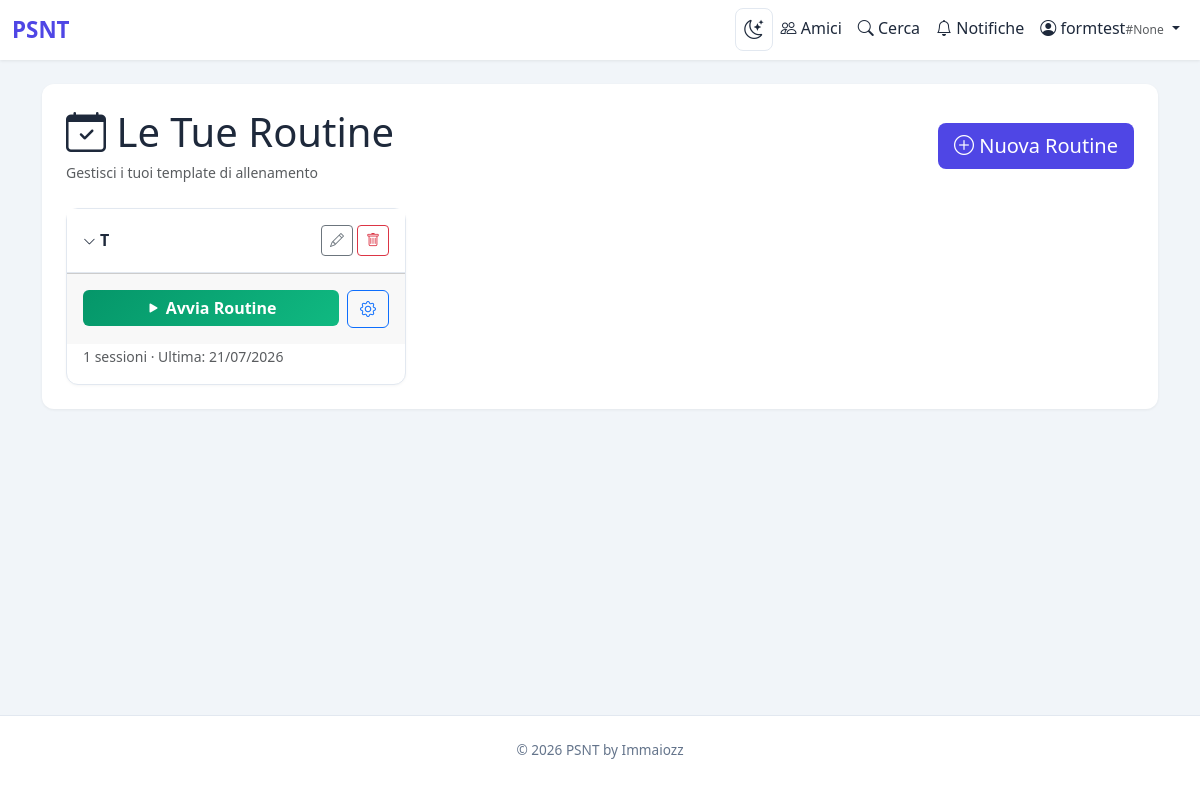
The page /dashboard (signed in) on the database its author committed.
### flask_app.py (models this page shows, shortened)
class User(UserMixin, db.Model):
    id = db.Column(db.Integer, primary_key=True)
    username = db.Column(db.String(80), unique=True, nullable=False, index=True)
    email = db.Column(db.String(120), unique=True, nullable=False, index=True)
    password_hash = db.Column(db.String(255), nullable=False)
    profile_image = db.Column(db.Text, nullable=True)
    friend_code = db.Column(db.String(4), unique=True, nullable=True, index=True)
    public_token = db.Column(db.String(36), unique=True, nullable=True, index=True)
    is_admin = db.Column(db.Boolean, default=False, nullable=False)
    created_at = db.Column(db.DateTime, default=datetime.utcnow)
    routines = db.relationship('Routine', backref='user', lazy=True, cascade='all, delete-orphan')
    routine_exercises = db.relationship('RoutineExercise', backref='user', lazy=True, cascade='all, delete-orphan')
    routine_sessions = db.relationship('RoutineSession', backref='user', lazy=True, cascade='all, delete-orphan')
    workouts = db.relationship('Workout', backref='user', lazy=True, cascade='all, delete-orphan')
    weight_history = db.relationship('WeightHistory', backref='user', lazy=True, cascade='all, delete-orphan')

class Routine(db.Model):
    id = db.Column(db.Integer, primary_key=True)
    user_id = db.Column(db.Integer, db.ForeignKey('user.id'), nullable=False)
    name = db.Column(db.String(50), nullable=False)
    position = db.Column(db.Integer, nullable=False, default=0)
    public_token = db.Column(db.String(36), unique=True, nullable=True, index=True)
    created_at = db.Column(db.DateTime, default=datetime.utcnow)
    exercises = db.relationship('RoutineExercise', backref='routine', lazy=True, cascade='all, delete-orphan',
                                order_by='RoutineExercise.position.asc()')
    sessions = db.relationship('RoutineSession', backref='routine', lazy=True, cascade='all, delete-orphan')

class RoutineSession(db.Model):
    id = db.Column(db.Integer, primary_key=True)
    routine_id = db.Column(db.Integer, db.ForeignKey('routine.id'), nullable=False)
    user_id = db.Column(db.Integer, db.ForeignKey('user.id'), nullable=False)
    date = db.Column(db.Date, nullable=False, default=datetime.utcnow)
    created_at = db.Column(db.DateTime, default=datetime.utcnow)
    workouts = db.relationship('Workout', backref='session', lazy=True, cascade='all, delete-orphan')

### flask_app.py (the view)
@app.route("/dashboard")
@login_required
def dashboard():
    routines = Routine.query.filter_by(user_id=current_user.id).order_by(Routine.position.asc()).all()
    if not routines:
        return render_template("index.html", routine_data=[])
    routine_ids = [r.id for r in routines]
    ex_by_routine = {}
    for re in RoutineExercise.query.filter(RoutineExercise.routine_id.in_(routine_ids)).order_by(RoutineExercise.position.asc()).all():
        ex_by_routine.setdefault(re.routine_id, []).append(re)
    count_by_routine = dict(
        db.session.query(
            RoutineSession.routine_id,
            func.count(RoutineSession.id)
        ).filter(RoutineSession.routine_id.in_(routine_ids), RoutineSession.user_id == current_user.id
        ).group_by(RoutineSession.routine_id).all()
    )
    last_sessions = RoutineSession.query.filter(
        RoutineSession.routine_id.in_(routine_ids),
        RoutineSession.user_id == current_user.id
    ).order_by(RoutineSession.date.desc()).all()
    last_dates = {}
    for s in last_sessions:
        if s.routine_id not in last_dates:
            last_dates[s.routine_id] = s.date
    routine_data = []
    for r in routines:
        routine_data.append({
            "routine": r,
            "exercises": ex_by_routine.get(r.id, []),
            "last_session": last_dates.get(r.id),
            "session_count": count_by_routine.get(r.id, 0),
        })
    return render_template("index.html", routine_data=routine_data)

### flask_app.py (called while the page is built)
@login_manager.user_loader
def load_user(user_id):
    return db.session.get(User, int(user_id))

@app.context_processor
def inject_pending_requests():
    if current_user.is_authenticated:
        last_check = session.get("pending_check_time", 0)
        cached_count = session.get("pending_count", 0)
        now = time.time()
        if now - last_check > 60:
            count = Friendship.query.filter_by(receiver_id=current_user.id, status="pending").count()
            session["pending_count"] = count
            session["pending_check_time"] = now
            return dict(pending_requests_count=count)
        return dict(pending_requests_count=cached_count)
    return dict(pending_requests_count=0)

@app.before_request
def init_db_once():
    global _db_initialized
    if not _db_initialized:
        ensure_database()
        load_exercises()
        _db_initialized = True

### templates/index.html (shortened to what this page needs)
{% extends "base.html" %}
{% block content %}
<div class="d-flex justify-content-between align-items-center mb-4">
    <div>
        <h1 class="mb-1" style="color:var(--text-color);"><i class="bi bi-calendar-check"></i> Le Tue Routine</h1>
        <small class="text-muted">Gestisci i tuoi template di allenamento</small>
    </div>
    <button class="btn btn-primary btn-lg" onclick="addRoutine()">
        <i class="bi bi-plus-circle"></i> Nuova Routine
    </button>
</div>
{% if routine_data|length == 0 %}
<div class="text-center py-5">
    <i class="bi bi-inbox display-1 text-muted"></i>
    <h4 class="mt-3 text-muted">Nessuna routine creata</h4>
    <p class="text-muted">Crea la tua prima routine per iniziare ad allenarti!</p>
    <button class="btn btn-primary btn-lg" onclick="addRoutine()">
        <i class="bi bi-plus-circle"></i> Crea Routine
    </button>
</div>
{% else %}
<div class="row g-4">
    {% for rd in routine_data %}
        <div class="col-md-6 col-lg-4">
            <div class="card h-100 routine-card">
                <div class="card-header d-flex justify-content-between align-items-center py-3">
                    <span class="routine-name collapsed" data-bs-toggle="collapse" data-bs-target="#exercises-{{ rd.routine.id }}" role="button" aria-expanded="false">
                        <i class="bi bi-chevron-down"></i> {{ rd.routine.name }}
                    </span>
                    <div class="d-flex gap-1">
                        <button class="btn btn-sm btn-outline-secondary" onclick="renameRoutine({{ rd.routine.id }}, '{{ rd.routine.name | e }}')" title="Rinomina">
                            <i class="bi bi-pencil"></i>
                        </button>
                        <button class="btn btn-sm btn-outline-danger" onclick="deleteRoutine({{ rd.routine.id }}, '{{ rd.routine.name | e }}')" title="Elimina">
                            <i class="bi bi-trash"></i>
                        </button>
                    </div>
                </div>
                <div class="card-footer d-flex gap-2 py-3">
                    <form method="POST" action="{{ url_for('start_routine', routine_id=rd.routine.id) }}" class="flex-grow-1">
                        <button type="submit" class="btn btn-avvia w-100" {% if not rd.exercises %}disabled title="Aggiungi esercizi prima"{% endif %}>
                            <i class="bi bi-play-fill"></i> Avvia Routine
                        </button>
                    </form>
                    <a href="{{ url_for('manage_routine', token=rd.routine.public_token) }}" class="btn btn-outline-primary" title="Gestisci esercizi">
                        <i class="bi bi-gear"></i>
                    </a>
                </div>
                {% if rd.last_session or rd.session_count > 0 %}
                <div class="px-3 pb-3">
                    <small class="text-muted">
                        {% if rd.session_count > 0 %}{{ rd.session_count }} sessioni{% endif %}
                        {% if rd.last_session %} &middot; Ultima: {{ rd.last_session.strftime('%d/%m/%Y') }}{% endif %}
                    </small>
                </div>
                {% endif %}
            </div>
        </div>
    {% endfor %}
</div>
{% endif %}
{% endblock %}

### templates/base.html (shortened to what this page needs)
<!DOCTYPE html>
<html lang="it">
<head>
    <link href="https://cdn.jsdelivr.net/npm/bootstrap@5.3.0/dist/css/bootstrap.min.css" rel="stylesheet">
    <link rel="stylesheet" href="https://cdn.jsdelivr.net/npm/bootstrap-icons@1.11.0/font/bootstrap-icons.css">
</head>
<body>
    <nav class="navbar navbar-expand-lg navbar-light">
        <div class="container-fluid">
            <a class="navbar-brand" href="{% if current_user.is_authenticated %}{{ url_for('dashboard') }}{% else %}{{ url_for('landing') }}{% endif %}">
                 PSNT
            </a>
            <div class="collapse navbar-collapse" id="navbarNav">
                <ul class="navbar-nav ms-auto">
                    {% if current_user.is_authenticated %}
                        <li class="nav-item">
                            <button class="dark-toggle nav-link" id="darkToggle" title="Modalit notturna">
                                <i class="bi bi-moon-stars"></i>
                            </button>
                        </li>
                        <li class="nav-item">
                            <a class="nav-link text-dark-readable" href="{{ url_for('friends_list') }}">
                                <i class="bi bi-people"></i> Amici
                            </a>
                        </li>
                        <li class="nav-item">
                            <a class="nav-link text-dark-readable" href="{{ url_for('search_users') }}">
                                <i class="bi bi-search"></i> Cerca
                            </a>
                        </li>
                        <li class="nav-item">
                            <a class="nav-link text-dark-readable" href="{{ url_for('notifications') }}">
                                <i class="bi bi-bell"></i> Notifiche
                            </a>
                        </li>
                        <li class="nav-item dropdown">
                            <a class="nav-link dropdown-toggle text-dark-readable" href="#" role="button" data-bs-toggle="dropdown" aria-expanded="false">
                                {% if current_user.profile_image %}
                                    <img src="{{ current_user.profile_image }}" alt="" style="width:22px;height:22px;border-radius:50%;object-fit:cover;vertical-align:middle;margin-right:4px;">
                                {% else %}
                                    <i class="bi bi-person-circle"></i>
                                {% endif %}
                                {{ current_user.username }}<span class="text-muted" style="font-size:.75rem;">#{{ current_user.friend_code }}</span>
                            </a>
                        </li>
                    {% endif %}
                </ul>
            </div>
        </div>
    </nav>
    <main>
        <div class="container">
            <div class="container-main">
                {% block content %}{% endblock %}
            </div>
        </div>
    </main>
    <footer class="footer">
        <div class="container">
            <p>&copy; 2026 PSNT by Immaiozz</p>
        </div>
    </footer>
</body>
</html>

### templates/base.html (style rules this page uses)
:root { --primary-color: #4f46e5; --accent-color: #7c3aed; --bg-color: #f1f5f9; --surface-color: #ffffff; --border-color: #e2e8f0; --text-color: #1e293b; --text-muted: #64748b; --text-secondary: #475569; }
body { background: var(--bg-color); min-height: 100vh; display: flex; flex-direction: column; color: var(--text-color); }
.navbar { background: var(--surface-color); box-shadow: 0 1px 3px rgba(0, 0, 0, 0.08); }
.navbar-brand { font-weight: 700; color: var(--primary-color) !important; font-size: 1.4rem; }
main { flex: 1; padding: 1.5rem 0; }
.container-main { background: var(--surface-color); border-radius: 12px; padding: 1.5rem; box-shadow: 0 1px 3px rgba(0, 0, 0, 0.06); }
.card { border: 1px solid var(--border-color); border-radius: 12px; box-shadow: 0 1px 3px rgba(0, 0, 0, 0.04); background: var(--surface-color); color: var(--text-color); }
.card-header { background: var(--surface-color); border-bottom: 1px solid var(--border-color); font-weight: 600; }
.btn-primary { background: var(--primary-color); border: none; }
.footer { background: var(--surface-color); padding: 1.5rem 0; margin-top: auto; border-top: 1px solid var(--border-color); text-align: center; color: var(--text-muted); font-size: 0.85rem; }
.text-dark-readable { color: var(--text-color); }
.dark-toggle { cursor: pointer; font-size: 1.2rem; padding: 6px 10px; border-radius: 8px; transition: background .2s; background: none; border: 1px solid var(--border-color); color: var(--text-color); }

### templates/index.html (style rules this page uses)
.routine-card { transition: transform 0.2s, box-shadow 0.2s; }
.routine-name { cursor: pointer; color: var(--text-color); font-weight: 700; }
.routine-name .bi { transition: transform .2s; font-size: .8rem; }
.routine-name.collapsed .bi-chevron-down { transform: rotate(-90deg); }
.btn-avvia { background: linear-gradient(135deg, #059669, #10b981); color: #fff; border: none; font-weight: 600; }

### rows shown on the page
User: username "formtest", friend_code "None"
Routine: routine.name "T"
RoutineSession: last_session "21/07/2026"

### other values the page prints
{{ rd.session_count }} "1"
